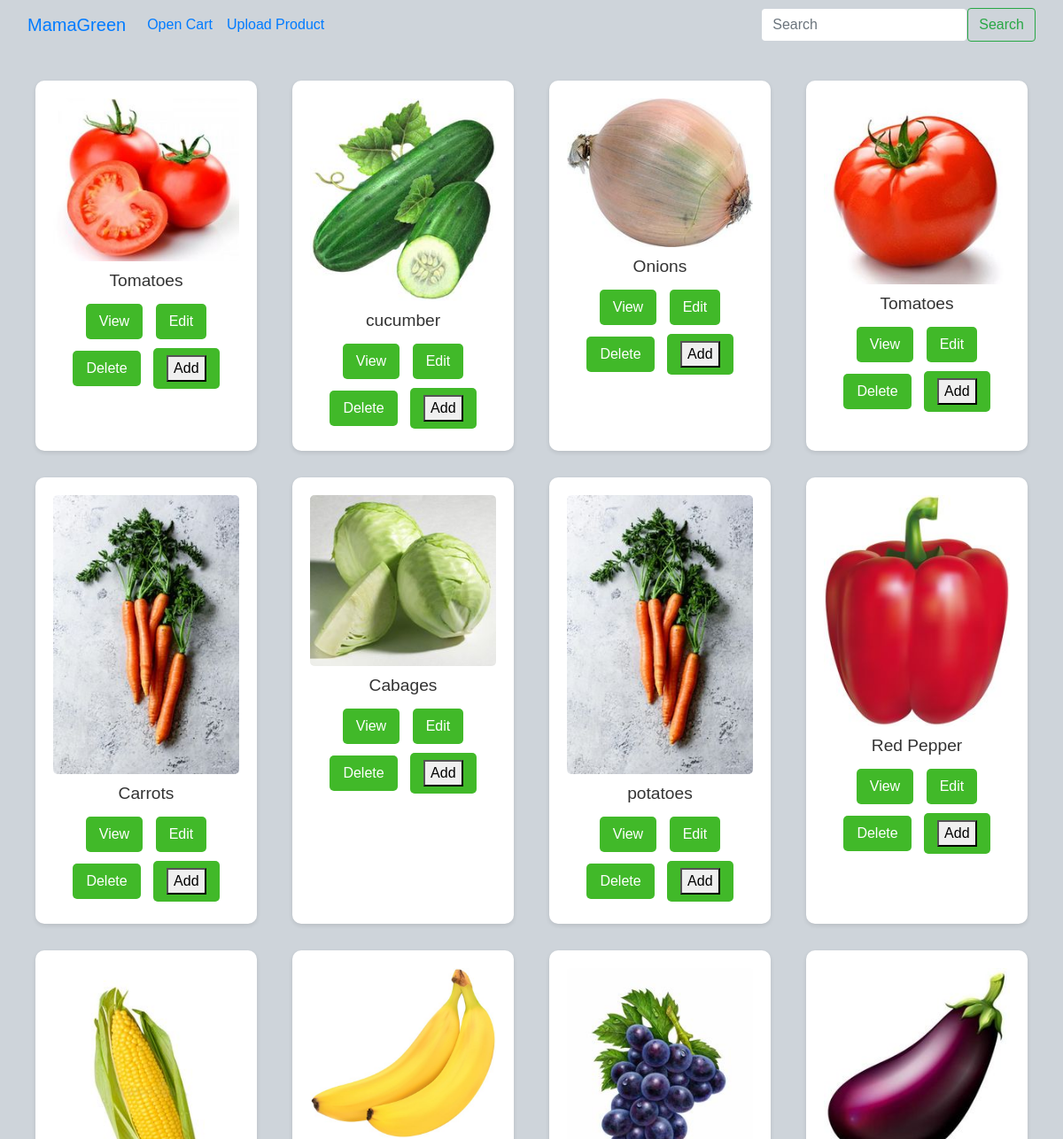
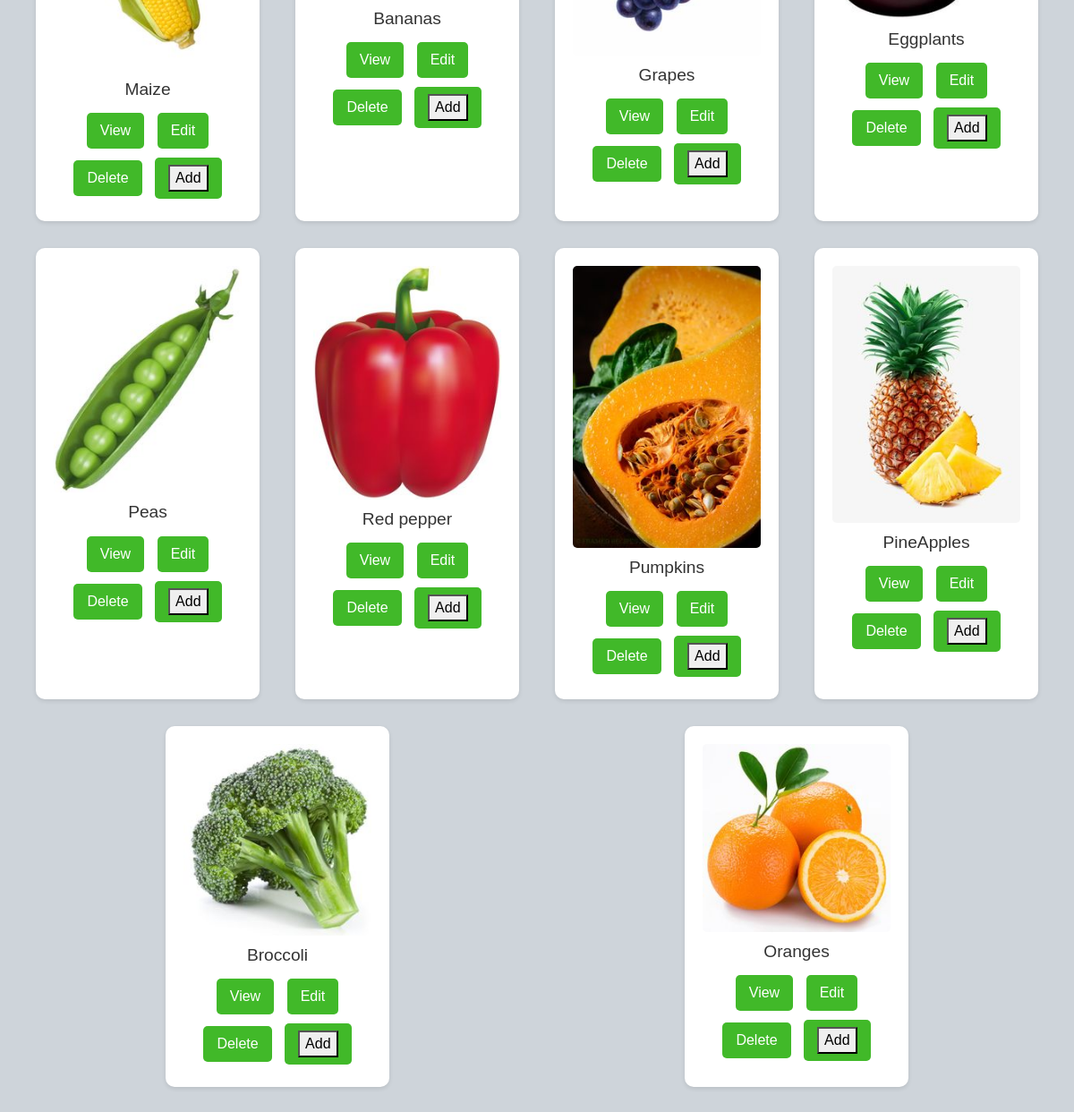
/inventory/products/list, run on the app's committed database (2 pictures, top to bottom).
### inventory/models.py (models this page shows)
class Product(models.Model):
    vendor=models.ForeignKey(Vendor, null=True, on_delete=models.CASCADE)
    name=models.CharField(max_length=32)
    price=models.DecimalField(max_digits=8,decimal_places=2)
    description=models.TextField()
    image=models.ImageField(upload_to='media')
    date_created=models.DateTimeField(auto_now_add=True)
    date_updated=models.DateTimeField(auto_now=True)
    stock=models.PositiveIntegerField()

### inventory/views.py (the view)
# urls.py: path("products/list", products_list , name="products_list"),
def products_list(request):
    products = Product.objects.all()
    return render(request, 'inventory/products_list.html', {'products':products})

### templates/inventory/products_list.html (shortened to what this page needs)
<!DOCTYPE html>
<html lang="en">
<head>
    <link rel="stylesheet" href="https://cdn.jsdelivr.net/npm/bootstrap@4.3.1/dist/css/bootstrap.min.css">
    <nav class="navbar navbar-expand-lg bg-body-tertiary">
        <div class="container-fluid">
          <a class="navbar-brand" href= "{% url 'products_list' %}" >MamaGreen</a>
          <div class="collapse navbar-collapse" id="navbarSupportedContent">
            <ul class="navbar-nav me-auto mb-2 mb-lg-0">
              <li class="nav-item">
                <a class="nav-link active" aria-current="page" href="{% url 'view_cart' %}">Open Cart</a>
              </li>
              <li class="nav-item">
                <a class="nav-link" href= "{% url 'product_upload_view' %}">Upload Product</a>
              </li>
            </ul>
            <form action="{% url 'search' %}" method="get" class="d-flex  ml-auto">
                <input class="form-control me-2" type="text" name="query" placeholder="Search" aria-label="Search">
                <button class="btn btn-outline-success" type="submit">Search</button>
              </form>
          </div>
        </div>
      </nav>
</head>
<div class="allproducts">
    {% for product in products %}
         <div class="product-container">
            <img src="{{ product.image.url }}" />
            <h1 class="product-name">{{ product.name }}</h1>
             <a  class="name" href="{% url 'product_detail' id=product.id %}">View</a>
             <a class="name" href="{% url 'product_update_view' id=product.id %}">Edit </a>
             <a  class="name" href="{% url 'delete_product' id=product.id %}">Delete</a>
             <a class="name" href="{% url 'add_to_cart' id=product.id %}"><button class="add_to_cart">Add </button></a>
        </div>
    {% endfor %}
</div>
</body>
</html>

### templates/inventory/products_list.html (style rules this page uses)
h1 { margin-left: 45%; color: #41b929; }
.allproducts { display: flex; flex-wrap: wrap; justify-content: space-around; padding: 20px; }
.product-container { background-color: #fff; border-radius: 10px; box-shadow: 0 2px 5px rgba(0, 0, 0, 0.1); margin: 15px; padding: 20px; width: 250px; text-align: center; transition: transform 0.2s ease-in-out, box-shadow 0.2s ease-in-out; }
.product-container img { max-width: 100%; height: auto; border-radius: 5px; }
.product-name { font-size: 1.2rem; margin: 10px 0; color: #333; }
.name { display: inline-block; margin: 5px; padding: 8px 15px; text-decoration: none; color: #fff; background-color:#41b929; border-radius: 5px; transition: background-color 0.2s ease-in-out; }

### data on the page
Product: image (picture), name "Tomatoes"
Product: image (picture), name "cucumber"
Product: image (picture), name "Onions"
Product: image (picture), name "Tomatoes"
Product: image (picture), name "Carrots"
Product: image (picture), name "Cabages"
Product: image (picture), name "potatoes"
Product: image (picture), name "Red Pepper"
Product: image (picture), name "Maize"
Product: image (picture), name "Bananas"
Product: image (picture), name "Grapes"
Product: image (picture), name "Eggplants"
Product: image (picture), name "Peas"
Product: image (picture), name "Red pepper"
Product: image (picture), name "Pumpkins"
Product: image (picture), name "PineApples"
Product: image (picture), name "Broccoli"
Product: image (picture), name "Oranges"
